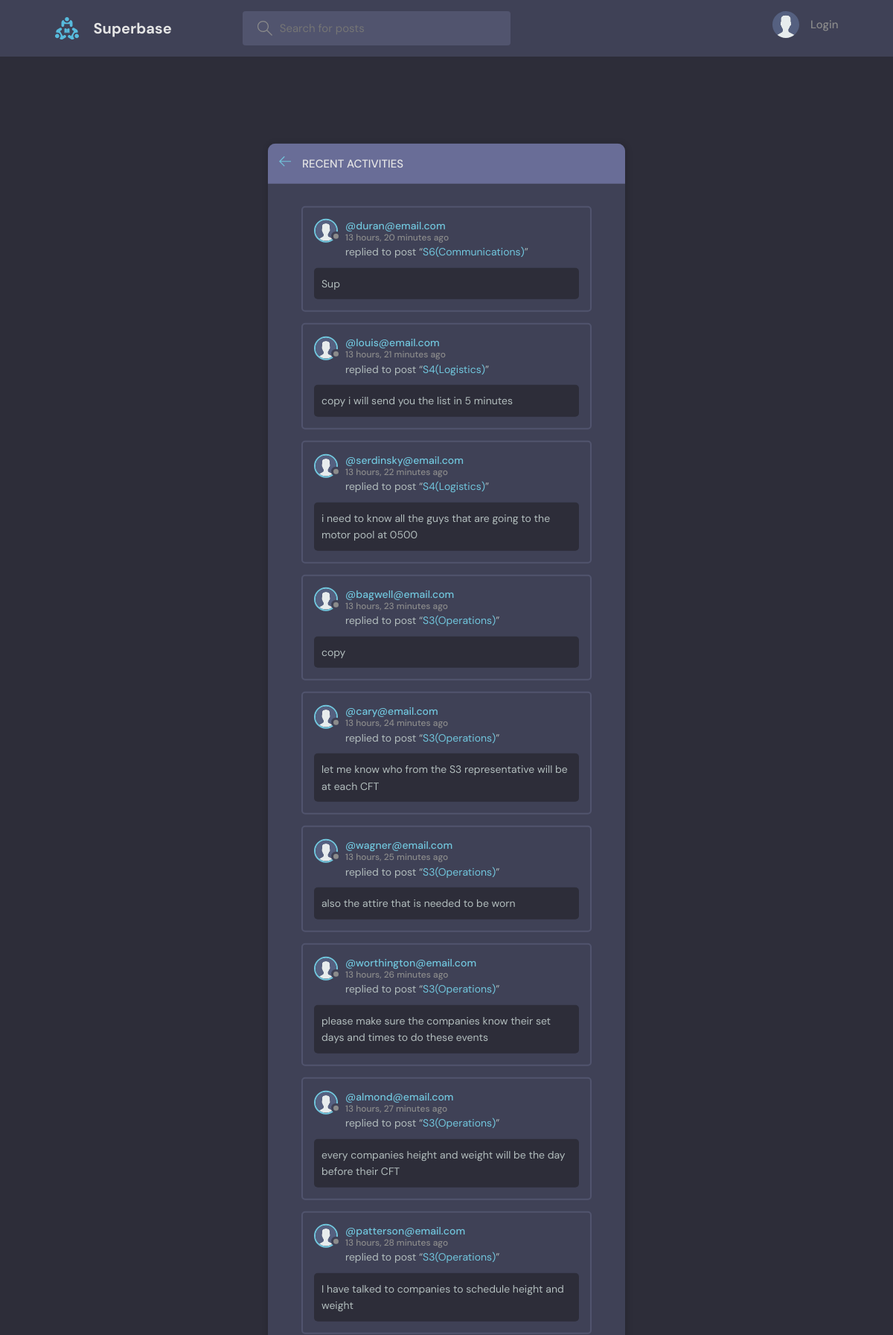
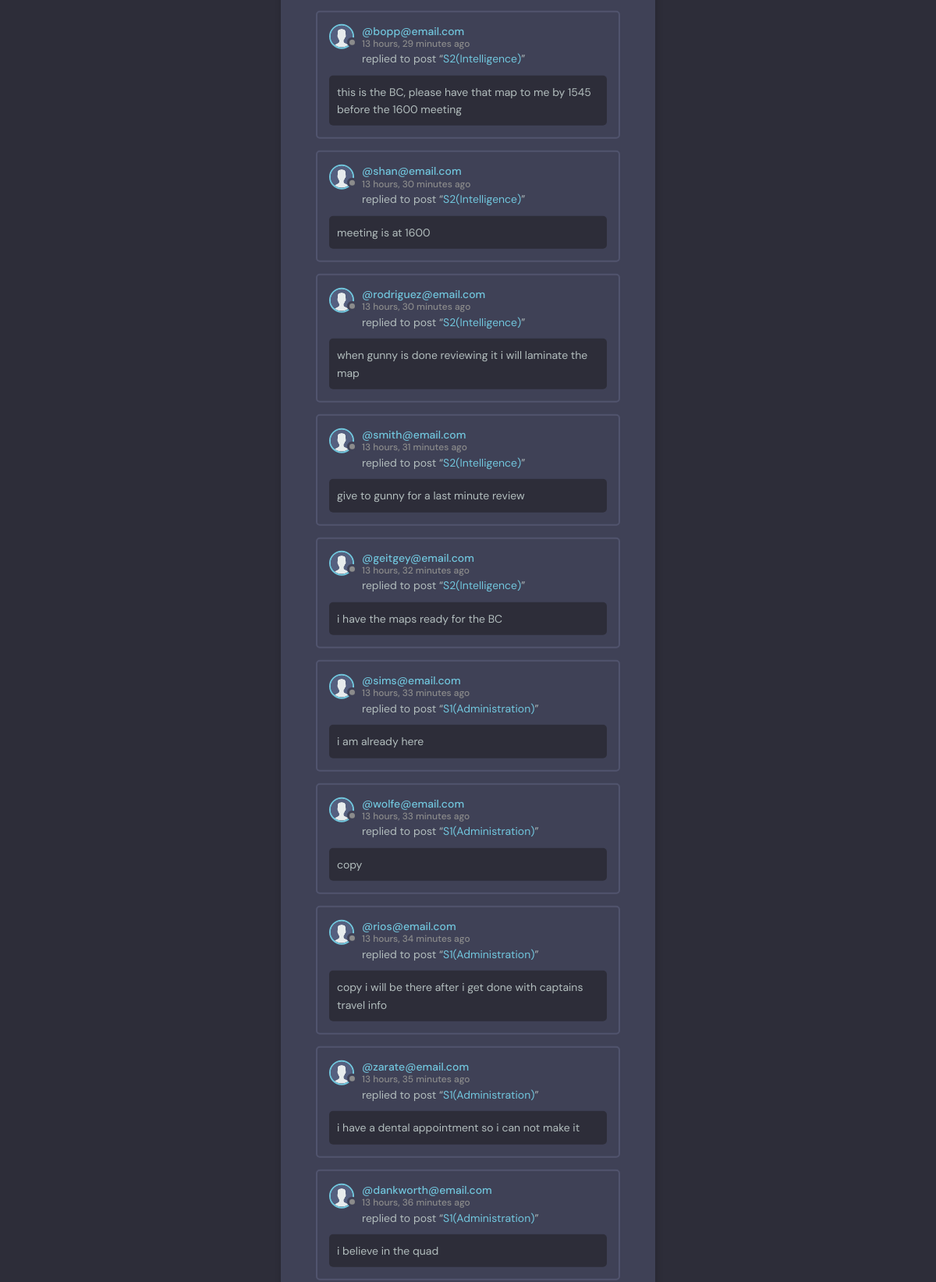
The page /activity/ (upper part) on the database its author committed (2 pictures, top to bottom).
### base/models.py (models this page shows, shortened)
class Message(models.Model):
    user = models.ForeignKey(User, on_delete=models.CASCADE)
    room = models.ForeignKey(Room, on_delete=models.CASCADE)
    body = models.TextField()
    updated = models.DateTimeField(auto_now=True)
    created = models.DateTimeField(auto_now_add=True)
    class Meta:
        ordering = ['-updated', '-created']

class User(AbstractUser):
    name = models.CharField(max_length=200, null=True)
    email = models.EmailField(unique=True, null=True)
    bio = models.TextField(null=True)
    avatar = models.ImageField(null=True, default="avatar.svg")
    USERNAME_FIELD = 'email'
    REQUIRED_FIELDS = []

class Room(models.Model):
    host = models.ForeignKey(User, on_delete=models.SET_NULL, null=True)
    topic = models.ForeignKey(Topic, on_delete=models.SET_NULL, null=True)
    name = models.CharField(max_length=200)
    description = models.TextField(null=True, blank=True)
    participants = models.ManyToManyField(User, related_name='participants', blank=True)
    updated = models.DateTimeField(auto_now=True)
    created = models.DateTimeField(auto_now_add=True)
    class Meta:
        ordering = ['-updated', '-created']
    def __str__(self):
        return self.name

### base/views.py (the view)
# urls.py: path('activity/', views.activityPage, name="activity"),
def activityPage(request):
    room_messages = Message.objects.all()
    return render(request, 'base/activity.html', {'room_messages': room_messages})

### base/templates/base/activity.html (shortened to what this page needs)
{% extends 'main.html' %}
{% block content %}
    <main class="layout">
      <div class="container">
        <div class="layout__box">
          <div class="layout__boxHeader">
            <div class="layout__boxTitle">
              <a href="{% url 'home' %}">
                <svg version="1.1" xmlns="http://www.w3.org/2000/svg" width="32" height="32" viewBox="0 0 32 32">
                  <title>arrow-left</title>
                  <path
                    d="M13.723 2.286l-13.723 13.714 13.719 13.714 1.616-1.611-10.96-10.96h27.625v-2.286h-27.625l10.965-10.965-1.616-1.607z"
                  ></path>
                </svg>
              </a>
              <h3>Recent Activities</h3>
            </div>
          </div>
          <div class="activities-page layout__body">
            {% for message in room_messages %}
            <div class="activities__box">
                <div class="activities__boxHeader roomListRoom__header">
                    <a href="{% url 'user-profile' message.user.id %}" class="roomListRoom__author">
                        <div class="avatar avatar--small">
                            <img src="{{message.user.avatar.url}}" />
                        </div>
                        <p>
                            @{{message.user}}
                            <span>{{message.created|timesince}} ago</span>
                        </p>
                    </a>
                </div>
                <div class="activities__boxContent">
                    <p>replied to post “<a href="{% url 'room' message.room.id %}">{{message.room}}</a>”</p>
                    <div class="activities__boxRoomContent">
                        {{message.body}}
                    </div>
                </div>
            </div>
            {% endfor %}
          </div>
        </div>
      </div>
    </main>
{% endblock content %}

### static/styles/style.css (style rules this page uses)
:root { --color-main: #71c6dd; --color-main-light: #e1f6fb; --color-dark: #3f4156; --color-dark-medium: #51546e; --color-dark-light: #696d97; --color-light: #e5e5e5; --color-gray: #8b8b8b; --color-light-gray: #b2bdbd; --color-bg: #2d2d39; --color-success: #5dd693; --color-error: #fc4b0b; }
* { font-family: "DM Sans", -apple-system, BlinkMacSystemFont, "Segoe UI", Roboto, Oxygen, Ubuntu, Cantarell, "Open Sans", "Helvetica Neue", sans-serif; margin: 0; padding: 0; box-sizing: border-box; text-rendering: optimizeLegibility; font-size: inherit; }
html { font-size: 56.25%; }
@media only screen and (min-width: 1200px) { html { font-size: 62.5%; } }
body { line-height: 1.6; font-weight: 400; font-size: 1.5rem; color: var(--color-light-gray); background-color: var(--color-bg); min-height: 100vh; }
img { width: 100%; }
a { display: inline-block; color: var(--color-main); text-decoration: none; }
.container { max-width: 120rem; width: 90%; margin: auto; }
.avatar { position: relative; display: inline-block; border-radius: 50%; border: 2px solid var(--color-main); }
.avatar img { display: block; border-radius: 50%; object-fit: cover; object-position: center; }
.avatar::after { content: ""; display: block; position: absolute; background-color: var(--color-gray); z-index: 111; border-radius: 50%; border: 0.3rem solid var(--color-dark); }
.avatar.avatar--small img { width: 2.8rem; height: 2.8rem; }
.avatar.avatar--small:after { width: 0.7rem; height: 0.7rem; bottom: 0px; right: -6px; }
.layout { margin-top: 2.4rem; }
.layout > .container { display: flex; justify-content: space-between; align-items: flex-start; }
.layout__box { width: 90%; max-width: 48rem; min-height: 40rem; position: absolute; top: 50%; left: 50%; transform: translate(-50%, -46%); background-color: var(--color-dark); border-radius: 1rem; box-shadow: 1px 1px 6px 3px rgba(0, 0, 0, 0.1); overflow: hidden; }
.layout__boxHeader { display: flex; padding: 1.5rem; background-color: var(--color-dark-light); }
.layout__boxTitle { display: flex; gap: 1.5rem; align-items: center; }
.layout__boxTitle h3 { text-transform: uppercase; font-weight: 500; color: var(--color-light); }
.layout__boxTitle svg { width: 1.6rem; height: 1.6rem; fill: var(--color-main); }
.layout__body { margin: 3rem; }
.roomListRoom__header { display: flex; justify-content: space-between; align-items: center; }
.roomListRoom__author { font-weight: 500; display: flex; align-items: center; gap: 1rem; }
.activities__box { margin: 1.5rem; padding: 1.5rem; border: 2px solid var(--color-dark-medium); border-radius: 5px; }
.activities__boxHeader p { font-size: 1.4rem; line-height: 1.3; }
.activities__boxHeader p span { color: var(--color-gray); font-size: 1.2rem; display: block; }
.activities__boxContent { margin-left: 4.2rem; }
.activities__boxContent { font-size: 1.4rem; }
.activities__boxRoomContent { background: var(--color-bg); padding: 1rem; border-radius: 5px; margin-top: 1rem; margin-left: -4.2rem; }

### rows shown on the page
Message: user.avatar (placeholder picture), user "duran@email.com", created "13 hours, 20 minutes", room "S6(Communications)", body "Sup"
Message: user.avatar (placeholder picture), user "louis@email.com", created "13 hours, 21 minutes", room "S4(Logistics)", body "copy i will send you the list in 5 minutes"
Message: user.avatar (placeholder picture), user "serdinsky@email.com", created "13 hours, 22 minutes", room "S4(Logistics)", body "i need to know all the guys that are going to the motor pool at 0500"
Message: user.avatar (placeholder picture), user "bagwell@email.com", created "13 hours, 23 minutes", room "S3(Operations)", body "copy"
Message: user.avatar (placeholder picture), user "cary@email.com", created "13 hours, 24 minutes", room "S3(Operations)", body "let me know who from the S3 representative will be at each CFT"
Message: user.avatar (placeholder picture), user "wagner@email.com", created "13 hours, 25 minutes", room "S3(Operations)", body "also the attire that is needed to be worn"
Message: user.avatar (placeholder picture), user "worthington@email.com", created "13 hours, 26 minutes", room "S3(Operations)", body "please make sure the companies know their set days and times to do these events"
Message: user.avatar (placeholder picture), user "almond@email.com", created "13 hours, 27 minutes", room "S3(Operations)", body "every companies height and weight will be the day before their CFT"
Message: user.avatar (placeholder picture), user "patterson@email.com", created "13 hours, 28 minutes", room "S3(Operations)", body "I have talked to companies to schedule height and weight"
Message: user.avatar (placeholder picture), user "bopp@email.com", created "13 hours, 29 minutes", room "S2(Intelligence)", body "this is the BC, please have that map to me by 1545 before the 1600 meeting"
Message: user.avatar (placeholder picture), user "shan@email.com", created "13 hours, 30 minutes", room "S2(Intelligence)", body "meeting is at 1600"
Message: user.avatar (placeholder picture), user "rodriguez@email.com", created "13 hours, 30 minutes", room "S2(Intelligence)", body "when gunny is done reviewing it i will laminate the map"
Message: user.avatar (placeholder picture), user "smith@email.com", created "13 hours, 31 minutes", room "S2(Intelligence)", body "give to gunny for a last minute review"
Message: user.avatar (placeholder picture), user "geitgey@email.com", created "13 hours, 32 minutes", room "S2(Intelligence)", body "i have the maps ready for the BC"
Message: user.avatar (placeholder picture), user "sims@email.com", created "13 hours, 33 minutes", room "S1(Administration)", body "i am already here"
Message: user.avatar (placeholder picture), user "wolfe@email.com", created "13 hours, 33 minutes", room "S1(Administration)", body "copy"
Message: user.avatar (placeholder picture), user "rios@email.com", created "13 hours, 34 minutes", room "S1(Administration)", body "copy i will be there after i get done with captains travel info"
Message: user.avatar (placeholder picture), user "zarate@email.com", created "13 hours, 35 minutes", room "S1(Administration)", body "i have a dental appointment so i can not make it"
Message: user.avatar (placeholder picture), user "dankworth@email.com", created "13 hours, 36 minutes", room "S1(Administration)", body "i believe in the quad"
